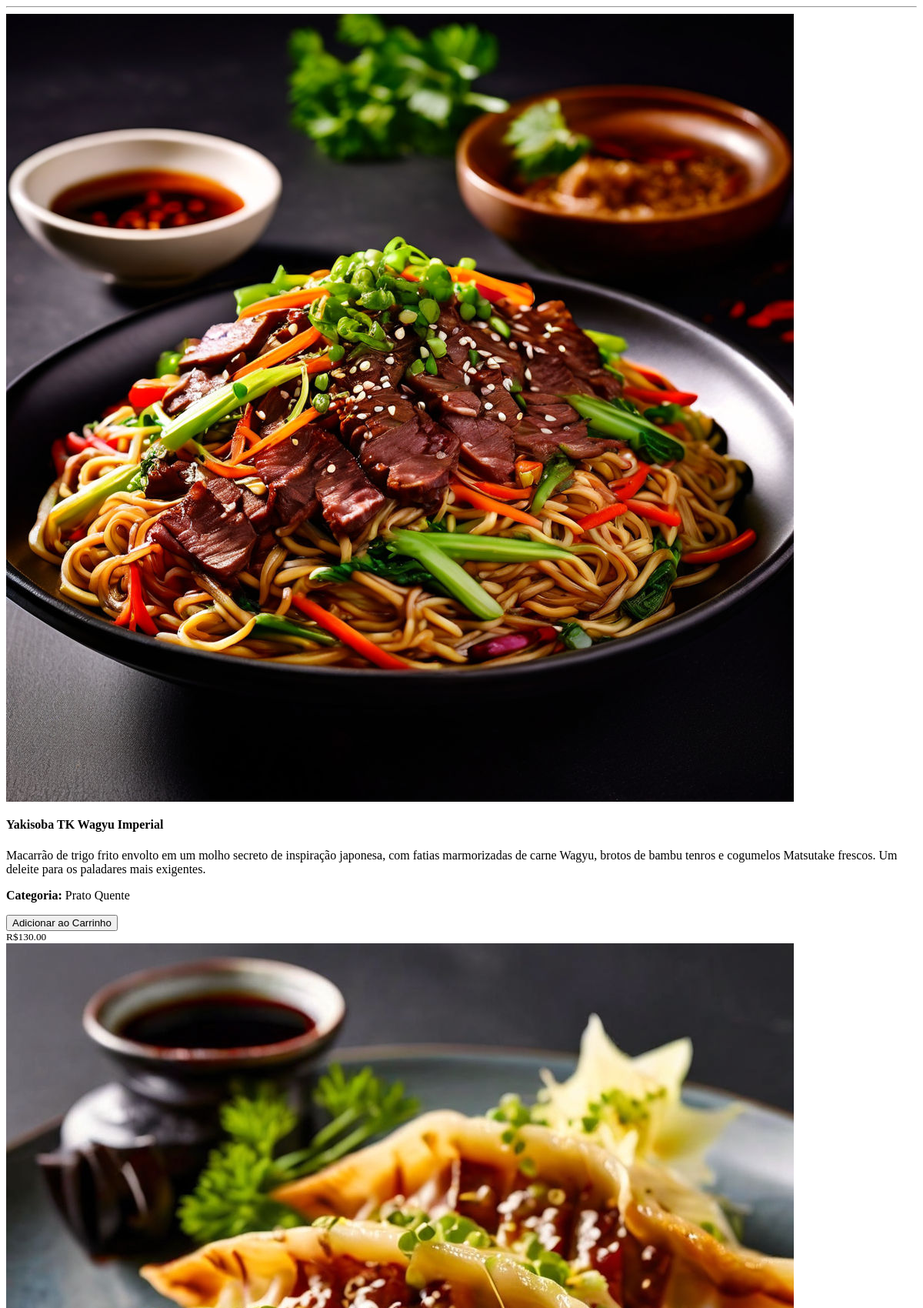
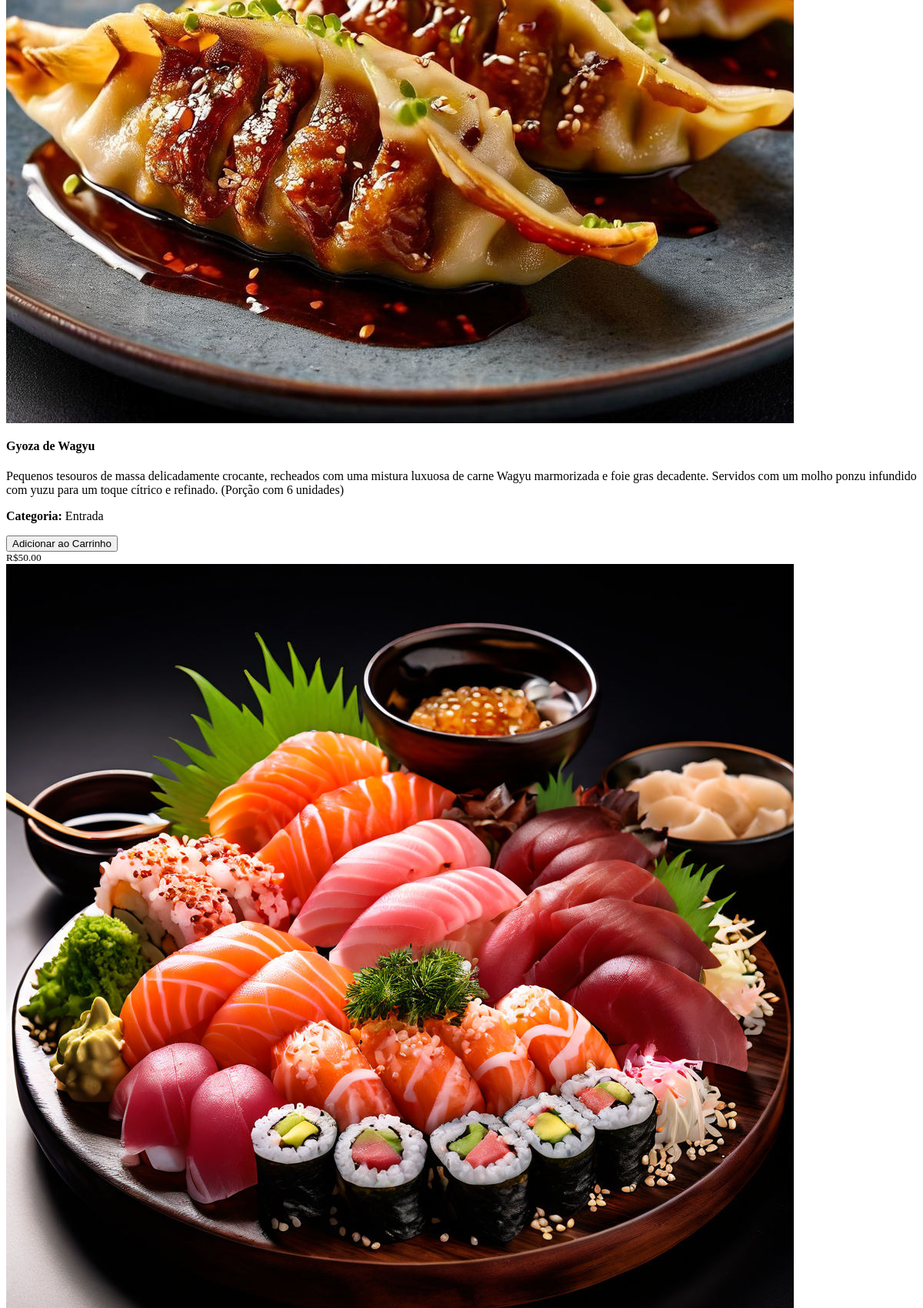
/secoes/cardapio.php (upper part), run on the app's committed database (2 pictures, top to bottom).
### tables this page shows
CREATE TABLE `tb_comidas` (
  `id` int NOT NULL,
  `nome` varchar(255) NOT NULL,
  `descricao` varchar(500) NOT NULL,
  `url` varchar(255) NOT NULL,
  `preco` decimal(10,2) NOT NULL,
  `estoque` int NOT NULL,
  `categoria` varchar(200) NOT NULL,
  `ingredientes` text NOT NULL,
  `idRestaurante` int NOT NULL
);

### dao/conexao.php (called while the page is built, shortened)
<?php
 abstract class Conexao{
    protected $host, $user, $pass, $dba, $conn, $sql, $qr, $data, $status, $totalFields, $error;
    public function __construct() {
        $this->host= "localhost";
        $this->user="root";
        $this->pass = "";
        $this->dba= "db_tkfood";
    }
    public function connect(){
        $this->conn = @mysqli_connect($this->host, $this->user. $this->pass) or die("<ins><center>Erro ao acessar o banco de dados:</center></ins><br/>". mysqli_error($this->conn));
        mysqli_set_charset($this->conn,'utf8');
        return $this->conn;
    }
    protected function execSQL($sql){
        $this->qr= @mysqli_query($this->conn,$sql) or die("<ins><center>Erro ao executar a query: $sql </center></ins><br/>". mysqli_error($this->conn));
        return $this->qr;
    }
    protected function listQuery($qr){
        $this->data=@mysqli_fetch_assoc($qr);
        return $this->data;
    }
 }
?>

### dao/manipuladados.php (called while the page is built, shortened)
<?php
    include_once("conexao.php");
    class ManipulaDados extends Conexao{
        private $table, $fields, $dados, $fieldPk, $valuePk;
        public function setTable($t){
            $this->table= $t;
        }
        public function getAllDataTable(){
            $dados = array();
            $this->sql = "SELECT * FROM $this->table";
            $this->qr = self::execSQL($this->sql);
            while($row = self::listQuery($this->qr)){
                array_push($dados,$row);
            }
            return $dados;
        }
}
?>

### secoes/cardapio.php (the view, shortened to what this page needs)
<?php
include_once("./dao/manipuladados.php");
$dados = new ManipulaDados();
$dados->setTable("tb_comidas");
$lista = $dados->getAllDataTable();
?>
<div class="container">
    <hr />
    <div class="row">
        <?php
        $count = 0;
        foreach ($lista as $comida) {
            if ($count % 3 == 0) {
                echo '</div><div class="row">';
            }
        ?>
                    <div class="col-md-4">
                        <div class="card shadow mb-4 ">
                            <div class="position-relative">
                                <img class="card-img-top" src='<?= $comida['url'] ?>' alt="Imagem do comida">
                            </div>
                            <div class="card-body">
                                <h4 class="card-title"> <?= $comida['nome'] ?></h4>
                                <p class="card-text"> <?= $comida['descricao'] ?></p>
                                <p class="card-text"><strong> Categoria:</strong><span class="badge badge-primary"> <?= $comida['categoria']  ?> </span> </p>
                            </div>
                            <div class="card-footer">
                                <div class="d-flex justify-content-between align-items-center">
                                    <div class="btn-group">
                                        <button type="button" class="btn btn-sm btn-outline-primary" onclick="adicionarAoCarrinho(<?= $comida['id'] ?>, '<?= $comida['nome'] ?>', <?= $comida['preco'] ?>)">Adicionar ao Carrinho</button>
                                    </div>
                                    <small class="text-muted">R$<?= $comida['preco'] ?></small>
                                </div>
                            </div>
                        </div>
                    </div>
                <?php
                $count++;
            }
                ?>
                </div>
            </div>

### secoes/cardapio.php (style rules this page uses)
.position-relative { position: relative; }
.card-img-top { transition: transform 0.3s ease; }

### data on the page
tb_comidas: url (picture), nome "Yakisoba TK Wagyu Imperial", descricao "Macarrão de trigo frito envolto em um molho secreto de inspiração japonesa, com fatias marmorizadas de carne Wagyu, brotos de bambu tenros e cogumelos Matsutake frescos. Um deleite para os paladares mais exigentes.", categoria "Prato Quente", preco "130.00"
tb_comidas: url (picture), nome "Gyoza de Wagyu", descricao "Pequenos tesouros de massa delicadamente crocante, recheados com uma mistura luxuosa de carne Wagyu marmorizada e foie gras decadente. Servidos com um molho ponzu infundido com yuzu para um toque cítrico e refinado. (Porção com 6 unidades)", categoria "Entrada", preco "50.00"
tb_comidas: url (picture)
